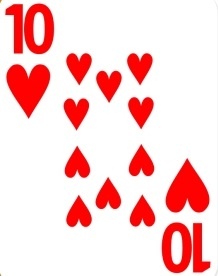
//> input picture section29#BinPic3Connect/C++/red10.jfif, 218 x 276 px
$ ./connection   (built with g++ and OpenCV 4)
//> lines starting //> are read from the running program, lines starting //| are printed output that depends on the picture; after the words box and inside, x2 and y2 are one past the last pixel; in counts of white or black regions, pixels touching at a corner belong together
#if 1
#include <iostream>
#include <string>
#include <opencv2/opencv.hpp>
#include <fstream>

using namespace std;
using namespace cv;

RNG rng(12345);
static bool connectionTest(Mat imgOri);
static void showImgPara(Mat &img);
static bool pic2digit(Mat &img, string picName, string fileName);
static bool tran2singleChannel(Mat &src, Mat &tar);

int main(int argc, char** argv)
{
	Mat imgOri = imread("red10.jfif");
//> imgOri is the input picture: 276 rows x 218 cols, CV_8UC3; mean B, G, R 209.1, 209.3, 251.7
	if (imgOri.empty())
	{
		cout << "Cannot load picture!" << endl;
		return false;
	}

	connectionTest(imgOri);

	waitKey(0);

	return true;
}

static bool connectionTest(Mat imgOri)
{
	int labelsNum;

	imshow("imgOri", imgOri);

	//pyrMeanShiftFiltering(imgOri, imgOri, 10, 100);

	if (1 != imgOri.channels())
	{
		cvtColor(imgOri, imgOri, COLOR_BGR2GRAY);
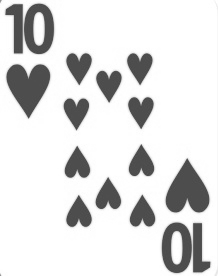
//> imgOri: 276 rows x 218 cols, CV_8UC1; min 67, max 255, mean 221.9
	}
	imshow("imgGary", imgOri);
	adaptiveThreshold(imgOri, imgOri, 255, ADAPTIVE_THRESH_GAUSSIAN_C, THRESH_BINARY_INV, 111, 10);
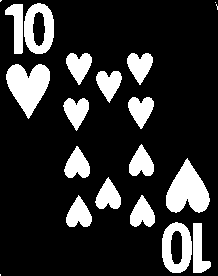
//> imgOri: 276 rows x 218 cols, CV_8UC1; 18.5% white; 20 white regions (4 under 20 px), largest, box (x1, y1, x2, y2) and area: (6, 64, 50, 119) 1474, (166, 158, 210, 213) 1471, (24, 3, 54, 54) 946
	//threshold(imgOri, imgOri, 0, 255, THRESH_BINARY_INV | THRESH_OTSU);
	imshow("imgBin", imgOri);

	Mat labels = Mat::zeros(imgOri.size(), CV_32S);
	Mat stats, centroids;
	labelsNum = connectedComponentsWithStats(imgOri, labels, stats, centroids);
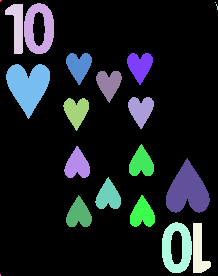
//> labels: 276 rows x 218 cols, CV_32SC1; 21 distinct labels, from 0 to 20; one colour per label, 0 black
//> labelsNum = 21; stats = 21 rows, first 6: [0, 0, 218, 276, 49041], [0, 0, 2, 2, 3], [24, 3, 30, 51, 946], [215, 2, 1, 1, 1], [5, 4, 18, 50, 524], [216, 4, 2, 6, 6]; centroids = 21 rows, first 8: [108.6, 137.4], [0.333, 0.333], [38.63, 28.22], [215, 2], [16.79, 25.84], [216.7, 6.5], [78.51, 65.38], [139.5, 65.37]
	cout << "labelsNum: " << labelsNum << endl;
//| labelsNum: 21
	pic2digit(labels, "labels", "labels.txt");
	cout << centroids << endl;
//| [108.5828184580249, 137.3625333904284;
//|  0.3333333333333333, 0.3333333333333333;
//|  38.63002114164905, 28.21564482029598;
//|  215, 2;
//> (the first 4 of 21 printed lines)

	vector<Vec3b> colors(labelsNum);

	// background color
	colors[0] = Vec3b(0, 0, 0);

	// object color
	for (int i = 1; i < labelsNum; i++) {
		colors[i] = Vec3b(rng.uniform(0, 256), rng.uniform(0, 256), rng.uniform(0, 256));
	}
//> this loop made 20 passes

	// render result
	Mat dst = Mat::zeros(imgOri.size(), CV_8UC3);
	imshow("dst", dst);

	int w = imgOri.cols;
//> w = 218
	int h = imgOri.rows;
//> h = 276
	for (int row = 0; row < h; row++) {
		for (int col = 0; col < w; col++) {
			int label = labels.at<int>(row, col);
			if (label == 0) continue;
			dst.at<Vec3b>(row, col) = colors[label];
		}
	}
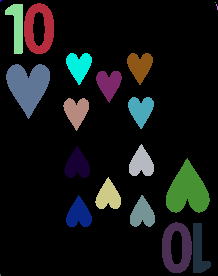
//> dst: 276 rows x 218 cols, CV_8UC3; mean B, G, R 20.7, 21.2, 18.8
	for (int i = 1; i < labelsNum; i++) {
		// Center
		int cx = centroids.at<double>(i, 0);
		int cy = centroids.at<double>(i, 1);

		int x = stats.at<int>(i, CC_STAT_LEFT);
		int y = stats.at<int>(i, CC_STAT_TOP);
		int w = stats.at<int>(i, CC_STAT_WIDTH);
		int h = stats.at<int>(i, CC_STAT_HEIGHT);
		int area = stats.at<int>(i, CC_STAT_AREA);

		// Center Draw circle
		circle(dst, Point(cx, cy), 2, Scalar(0, 255, 0), 2, 8, 0);
		// Rect
		Rect rect(x, y, w, h);
		rectangle(dst, rect, colors[i], 1, 8, 0);
		//putText(dst, format("num:%d", i), Point(x, y), FONT_HERSHEY_SIMPLEX, .5, Scalar(0, 0, 255), 1);
		printf(" num: %d,  rice area %d\n", i, area);
	}
//> this loop made 20 passes
//> (cx, cy, x, y, w, h, area) on passes 2, 4, 6, 7, 8, 9, 10, 11, 12, 13, 14, 15: (38, 28, 24, 3, 30, 51, 946), (16, 25, 5, 4, 18, 50, 524), (78, 65, 66, 53, 26, 32, 522), (139, 65, 127, 53, 26, 32, 525), (27, 85, 6, 64, 44, 55, 1474), (108, 83, 96, 71, 26, 32, 513), (140, 109, 128, 97, 26, 32, 528), (75, 110, 63, 98, 26, 33, 525), (140, 162, 129, 144, 25, 32, 520), (76, 164, 64, 146, 26, 32, 530), (187, 190, 166, 158, 44, 55, 1471), (107, 195, 95, 177, 26, 32, 519)
//|  num: 1,  rice area 3
//|  num: 2,  rice area 946
//|  num: 3,  rice area 1
//|  num: 4,  rice area 524
//|  num: 5,  rice area 6
//|  num: 6,  rice area 522
//|  num: 7,  rice area 525
//|  num: 8,  rice area 1474
//> (output is shown up to pass 8 of 20)
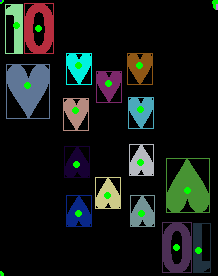
//> dst: 276 rows x 218 cols, CV_8UC3; 3.72% of pixels changed, all inside (x1, y1, x2, y2) = (0, 0, 218, 276)

	imshow("ccla-demo", dst);

	return true;
}

static bool tran2singleChannel(Mat &src, Mat &tar)
{
	vector<Mat> channels;

	split(src, channels);
	tar = channels.at(0);
	convertScaleAbs(tar, tar);

	return true;
}

static bool pic2digit(Mat &img, string picName, string fileName)
{
	uchar*		pTemp = NULL;
	Mat			signalChannel;
	ofstream	output;

	if (img.empty())
	{
		cout << "Load picture fail!" << endl;
		return false;
	}

	output.open(fileName, ios::in);
	if (output)
	{
		cout << "File Exist!" << endl;
		return false;
	}
	else
	{
		output.open(fileName);
	}

	cout << endl << "/******************pic2digit******************/" << endl;
	//showImgPara(img);

	//namedWindow(picName);
	//imshow(picName, img);


	tran2singleChannel(img, signalChannel);

	//namedWindow(picName + "_signalChannel");
	//imshow(picName + "_signalChannel", signalChannel);

	showImgPara(signalChannel);


	for (int i = 0; i < signalChannel.rows; i++)
	{
		for (int j = 0; j < signalChannel.cols; j++)
		{
			for (int k = 0; k < signalChannel.step[1]; k++)
			{
				pTemp = signalChannel.data + signalChannel.step[0] * i + signalChannel.step[1] * j + k;
				output << setw(2) << setfill('0') << (int)*pTemp << " ";
			}
		}
		output << endl;
	}

	output.close();

	imwrite(picName + "_signalChannel.jpg", signalChannel);

	return true;
}

static void showImgPara(Mat &img)
{
	cout << "sizeof(img) is: " << sizeof(img) << ", img size is: " << img.size << endl;
	cout << "rows x cols: (" << img.rows << " x " << img.cols << ")" << endl;
	cout << "dims: " << img.dims << endl;
	cout << "channels: " << img.channels() << endl;
	cout << "type: " << img.type() << endl;
	cout << "depth:" << img.depth() << endl;
	cout << "elemSize:" << img.elemSize() << " (Bytes per element)" << endl;
	cout << "elemSize1:" << img.elemSize1() << "(Bytes per channel)" << endl;
	cout << "step[0]: " << img.step[0] << " (Bytes per cows only when 2 dims)" << endl;
	cout << "step[1]: " << img.step[1] << " (Bytes per element only when 2 dims)" << endl;
	cout << "step1(0): " << img.step1(0) << ", step1(1): " << img.step1(1) << " (step / elemSize1)" << endl;
}
#endif
